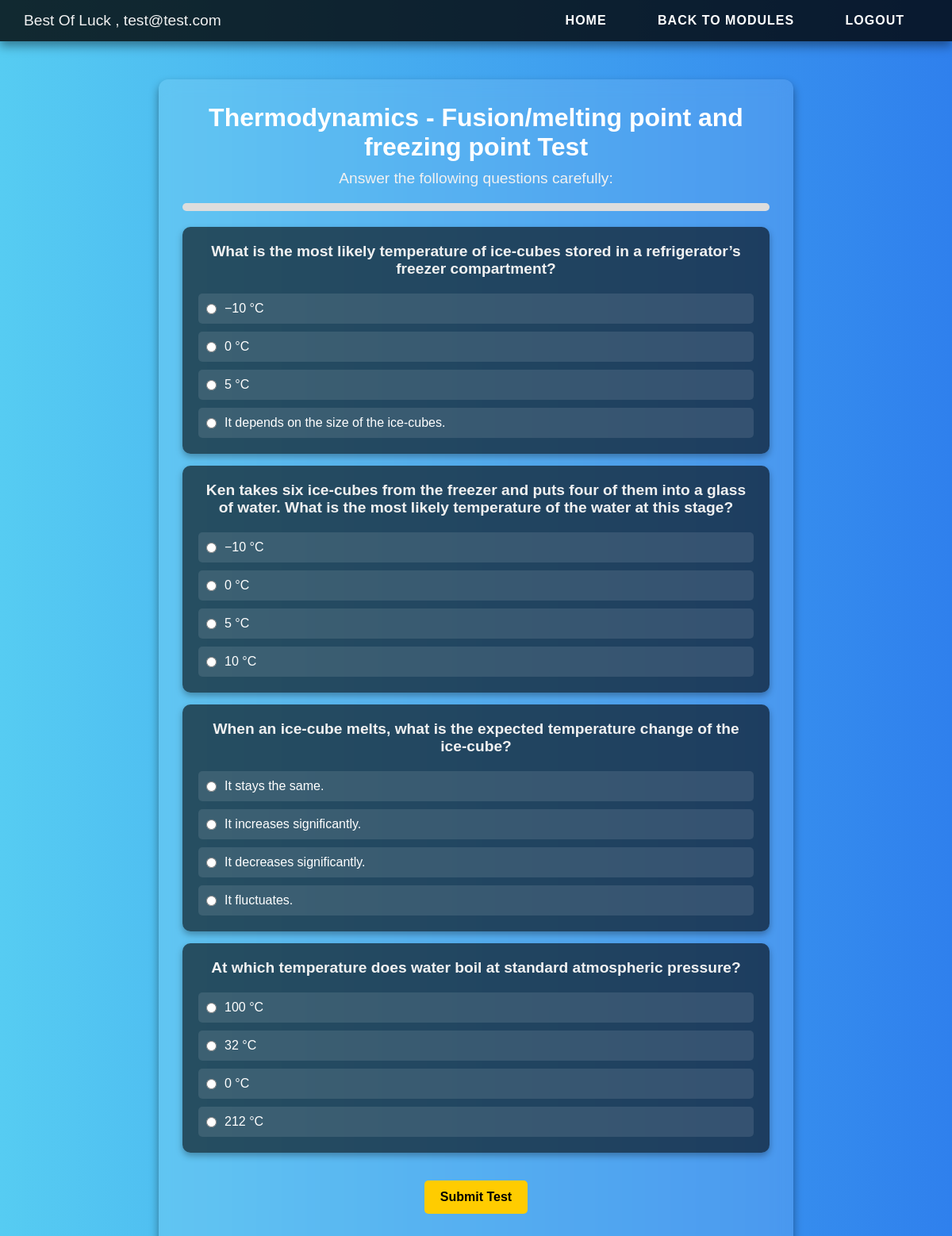
The page /test/1/1/ (signed in) on the database its author committed.
### my_app/models.py (models this page shows, shortened)
class Topic(models.Model):
    topic_id = models.AutoField(primary_key=True)
    topic_name = models.CharField(max_length=30)
    topic_order = models.IntegerField()

class Subtopic(models.Model):
    topic = models.ForeignKey(Topic, related_name="subtopics", on_delete=models.CASCADE)
    subtopic_id = models.AutoField(primary_key=True)
    subtopic_name = models.CharField(max_length=255)
    subtopic_order_number = models.IntegerField()

class Question(models.Model):
    question_id = models.AutoField(primary_key=True)
    question_text = models.TextField()
    topic = models.ForeignKey(Topic, related_name="questions", on_delete=models.CASCADE)
    subtopic = models.ForeignKey(Subtopic, related_name="questions", on_delete=models.CASCADE)
    assigned_at = models.IntegerField(choices=[(0, 'Before Assignment'), (1, 'After Assignment')], default=0)
    difficulty_level = models.CharField(max_length=15, choices=[
        ('Beginner', 'Beginner'),
        ('Intermediate', 'Intermediate'),
        ('Advanced', 'Advanced'),
    ])

class Option(models.Model):
    option_id = models.AutoField(primary_key=True)
    question = models.ForeignKey(Question, on_delete=models.CASCADE, related_name="options")
    option_text = models.CharField(max_length=255)
    is_correct = models.BooleanField(default=False)

### my_app/views.py (the view)
# urls.py: path('test/<int:topic_id>/<int:subtopic_id>/', test_view, name='test'),
@login_required
def test_view(request, topic_id, subtopic_id):
    student = get_object_or_404(Student, user=request.user)
    topic = get_object_or_404(Topic, topic_id=topic_id)
    subtopic = get_object_or_404(Subtopic, subtopic_id=subtopic_id, topic=topic)
    module = VideoModule.objects.filter(topic=topic).first()
    if not module:
        return HttpResponse("No associated module found for this topic.", status=400)
    student_progress = Progress.objects.filter(
        student=student,
        current_subtopic=subtopic
    ).first()
    if not student_progress:
        return HttpResponse("Progress record not found. Ensure progress is created in the module view.", status=400)
    load_video_link = not student_progress.video_watched
    if student_progress.video_watched and student_progress.score_before is not None:
        assigned_value = 1
    else:
        assigned_value = 0
    questions = Question.objects.filter(topic=topic, assigned_at=assigned_value, subtopic=subtopic)
    context = {
        'topic': topic,
        'subtopic': subtopic,
        'questions': questions,
        'username': request.user.username,
        'assigned_video': student_progress.video_watched,
        'load_video_link': load_video_link,  # Include this flag in the context
    }
    return render(request, 'my_app/test.html', context)

### my_app/Templates/my_app/test.html (shortened to what this page needs)
{% load static %}
<!DOCTYPE html>
<html lang="en">
<head>
    <link rel="stylesheet" href="{% static 'CSS/test.css' %}">
</head>
<body>
    <nav class="navbar">
        <div class="left">
            <span class="welcome-text">Best Of Luck , {{ username }}</span>
        </div>
        <div class="right">
            <a href="{% url 'home' %}" class="nav-link"> Home</a>
            <a href="{% url 'modules' %}" class="nav-link"> Back to Modules</a>
            <a href="{% url 'logout' %}" class="nav-link"> Logout</a>
        </div>
    </nav>
    <div class="test-container">
        <h1>{{ topic.topic_name }} - {{ subtopic.subtopic_name }} Test</h1>
        <p>Answer the following questions carefully:</p>
        <div class="progress-bar">
        </div>
        <form method="POST" action="{% url 'submit_test' topic_id=topic.topic_id subtopic_id=subtopic.subtopic_id %}">
            <div id="questions-container">
                {% for question in questions %}
                    <div class="question-card">
                        <p class="question-text"><strong>{{ question.question_text }}</strong></p>
                        <div class="options">
                            {% for option in question.options.all %}
                                <label class="option">
                                    <input type="radio" name="question_{{ question.pk }}" value="{{ option.pk }}">
                                    {{ option.option_text }}
                                </label>
                            {% endfor %}
                        </div>
                    </div>
                {% endfor %}
            </div>
            <button type="submit" class="submit-btn">Submit Test</button>
        </form>
    </div>
</body>
</html>

### my_app/Static/CSS/test.css (style rules this page uses)
* { margin: 0; padding: 0; box-sizing: border-box; }
body { font-family: 'Arial', sans-serif; background: linear-gradient(to right, #56CCF2, #2F80ED); color: white; display: flex; flex-direction: column; align-items: center; }
.navbar { display: flex; justify-content: space-between; align-items: center; width: 100%; background: rgba(0, 0, 0, 0.8); padding: 15px 30px; position: fixed; top: 0; left: 0; z-index: 10; box-shadow: 0 6px 12px rgba(0, 0, 0, 0.4); }
.navbar .left .welcome-text { font-size: 1.2rem; color: #f1f1f1; }
.navbar .right a { color: white; text-decoration: none; margin: 0 15px; padding: 10px 15px; font-size: 1rem; font-weight: bold; text-transform: uppercase; letter-spacing: 1px; transition: all 0.3s ease; }
.test-container { margin-top: 100px; width: 90%; max-width: 800px; text-align: center; padding: 30px; background: rgba(255, 255, 255, 0.1); border-radius: 12px; backdrop-filter: blur(10px); box-shadow: 0 6px 12px rgba(0, 0, 0, 0.4); }
.test-container h1 { font-size: 2rem; margin-bottom: 10px; }
.test-container p { font-size: 1.2rem; color: #f1f1f1; margin-bottom: 20px; }
.progress-bar { width: 100%; height: 10px; background-color: #ddd; margin-bottom: 20px; border-radius: 5px; }
.question-card { background: rgba(0, 0, 0, 0.6); padding: 20px; border-radius: 10px; margin-bottom: 15px; box-shadow: 0 4px 8px rgba(0, 0, 0, 0.3); transition: transform 0.3s ease; }
.question-text { font-size: 1.2rem; margin-bottom: 10px; }
.options { display: flex; flex-direction: column; gap: 10px; }
.option { display: flex; align-items: center; background: rgba(255, 255, 255, 0.1); padding: 10px; border-radius: 5px; transition: background 0.3s ease, transform 0.2s; }
.option input { margin-right: 10px; }
.submit-btn { margin-top: 20px; padding: 12px 20px; background: #ffcc00; color: black; font-weight: bold; font-size: 1rem; border: none; border-radius: 5px; cursor: pointer; transition: all 0.3s ease; }

### rows shown on the page
Topic: topic_name "Thermodynamics"
Subtopic: subtopic_name "Fusion/melting point and freezing point"
Question: question_text "What is the most likely temperature of ice-cubes stored in a refrigerator’s freezer compartment?"
Option: option_text "−10 °C"
Option: option_text "0 °C"
Option: option_text "5 °C"
Option: option_text "It depends on the size of the ice-cubes."
Question: question_text "Ken takes six ice-cubes from the freezer and puts four of them into a glass of water. What is the most likely temperature of the water at this stage?"
Option: option_text "−10 °C"
Option: option_text "0 °C"
Option: option_text "5 °C"
Option: option_text "10 °C"
Question: question_text "When an ice-cube melts, what is the expected temperature change of the ice-cube?"
Option: option_text "It stays the same."
Option: option_text "It increases significantly."
Option: option_text "It decreases significantly."
Option: option_text "It fluctuates."
Question: question_text "At which temperature does water boil at standard atmospheric pressure?"
Option: option_text "100 °C"
Option: option_text "32 °C"
Option: option_text "0 °C"
Option: option_text "212 °C"

### other values the page prints
{{ username }} "test@test.com"
